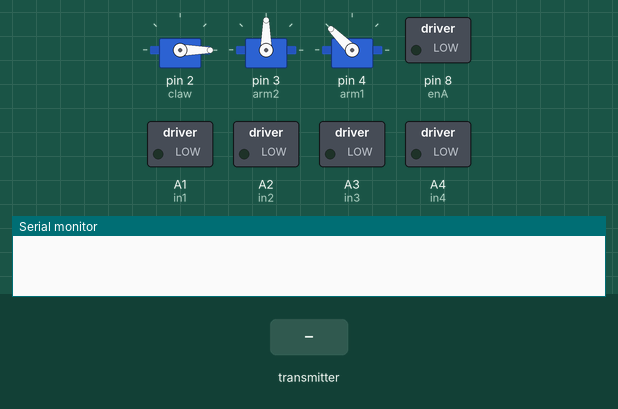
A sketch run on a simulated Arduino Uno, built with avr-gcc and run on an emulated ATmega328P. Shown: 3 × servo, switched loads named in the sketch (green lamp = pin HIGH), the last lines printed to the serial monitor. The test bench sets the inputs (shaded band). No radio packets arrive unless stated.

Above: at 1.2 s.
1.3 s: the transmitter starts sending angle = 45
At 1.45 s:
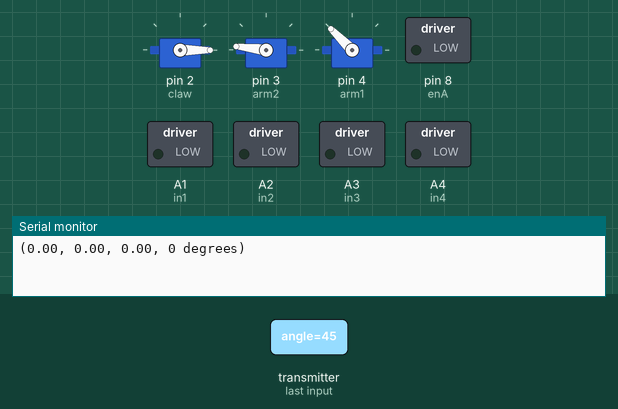
4.3 s: the transmitter starts sending z = 100
7.3 s: the transmitter starts sending x = 0
10.3 s: the transmitter starts sending angle = 0
11.8 s: the transmitter starts sending y = 25
At 12.3 s:
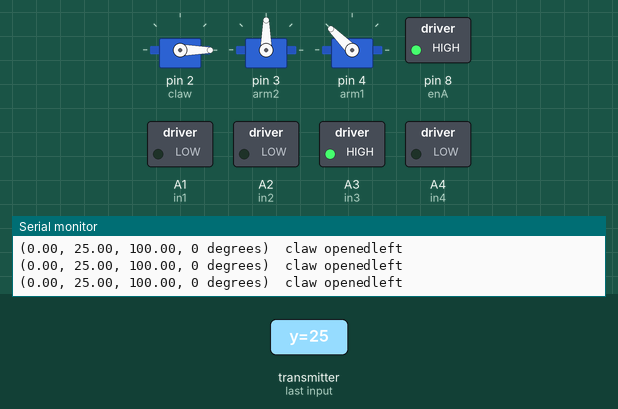
13.3 s: the transmitter starts sending x = 25
At 14.4 s:
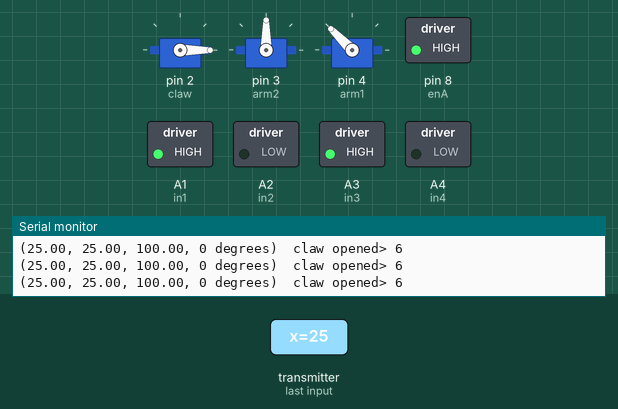
Timing chart, 0 to 15.8 s (numbered marks = the images above; inputs shaded):
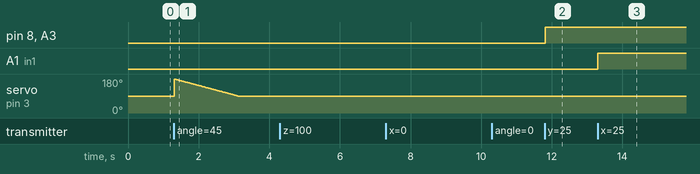

The sketch:

receiver.ino
```cpp
#include <SPI.h>
#include <nRF24L01.h>
#include <RF24.h>
#include <Servo.h>
#include <math.h>

Servo claw;
Servo arm2;
Servo arm1;

RF24 radio(9, 10);
const byte address[6] = "00001";

// motors
// Motor A connections
int enA = 8;
int in1 = A1;
int in2 = A2;
// Motor B connections
int enB = 8;
int in3 = A3;
int in4 = A4;

struct Data {
  float x;
  float y;
  float z;
  int angle;
};

int previousAngle = 0;
int currentAngle = 0;
bool flag1 = true;
bool flag2 = true;

void setup()
{
  // arm1.attach(6);  // attaches the servo on pin 9 to the servo object
  claw.attach(2);
  arm2.attach(3);
  arm1.attach(4);
  Serial.begin(9600);

  radio.begin();
  radio.openReadingPipe(0, address);
  radio.setPALevel(RF24_PA_MIN);
  radio.startListening();

  // motors
  // Set all the motor control pins to outputs
  pinMode(enA, OUTPUT);
  pinMode(enB, OUTPUT);
  pinMode(in1, OUTPUT);
  pinMode(in2, OUTPUT);
  pinMode(in3, OUTPUT);
  pinMode(in4, OUTPUT);

  // Turn off motors - Initial state
  digitalWrite(in1, LOW);
  digitalWrite(in2, LOW);
  digitalWrite(in3, LOW);
  digitalWrite(in4, LOW);

  claw.write(0);
  arm1.write(135);
}

void loop()
{
  Data sendData;
  if (radio.available()) {
    Serial.print("(" + (String)sendData.x + ", " + (String)sendData.y + ", " + (String)sendData.z + ", " + (String)sendData.angle + " degrees)\t");
    radio.read(&sendData, sizeof(Data));

    // control arm
    if(sendData.angle > 25) {
      stopMotor();
      if(sendData.x > 7 && flag1) {
        for(int i=90; i<=180; i++) {
          arm2.write(i);
          delay(20);
          flag1 = false;
          flag2 = true;
        }
      }

      else if(sendData.x < 4 && flag2) {
        for(int i=180; i>=90; i--) {
          arm2.write(i);
          delay(20);
          flag2 = false;
          flag1 = true;
        }
      }
    }

    else {
      if(sendData.angle > 45) {
        Serial.print("claw closed");
        claw.write(25);
      }
      else {
        Serial.print("claw opened");
        claw.write(0);
      }

      if(sendData.x > 6) {
        Serial.println("> 6");
        forward();
      }
      else if(sendData.x < -6) {
        Serial.println("< -6");
        reverse();
      }

      else if(sendData.y < -6) {
        Serial.println("right");
        right();
      }
      else if(sendData.y > 6) {
        Serial.println("left");
        left();
      }
      else {
        stopMotor();
      }
    }
    Serial.println("");
  }
  else {
    // Serial.println("radio unavailable!");
  }

  delay(10);
}

void controlArm()
{

}

void right() {
  analogWrite(enA, 255);
  analogWrite(enB, 255);

  digitalWrite(in1, HIGH);
  digitalWrite(in2, LOW);
  digitalWrite(in3, LOW);
  digitalWrite(in4, LOW);
}

void left() {
  analogWrite(enA, 255);
  analogWrite(enB, 255);

  digitalWrite(in1, LOW);
  digitalWrite(in2, LOW);
  digitalWrite(in3, HIGH);
  digitalWrite(in4, LOW);
}

void forward() {
  analogWrite(enA, 200);
  analogWrite(enB, 200);

  digitalWrite(in1, HIGH);
  digitalWrite(in2, LOW);
  digitalWrite(in3, HIGH);
  digitalWrite(in4, LOW);
}

void reverse() {
  analogWrite(enA, 200);
  analogWrite(enB, 200);

  digitalWrite(in1, LOW);
  digitalWrite(in2, HIGH);
  digitalWrite(in3, LOW);
  digitalWrite(in4, HIGH);
}

void stopMotor()
{
  digitalWrite(in1, LOW);
  digitalWrite(in2, LOW);
  digitalWrite(in3, LOW);
  digitalWrite(in4, LOW);
}
```

Measured:
- after the input at 11.8 s, pin 8 (enA), A3 (in3): LOW → HIGH at once
- after the input at 13.3 s, A1 (in1): LOW → HIGH at once
